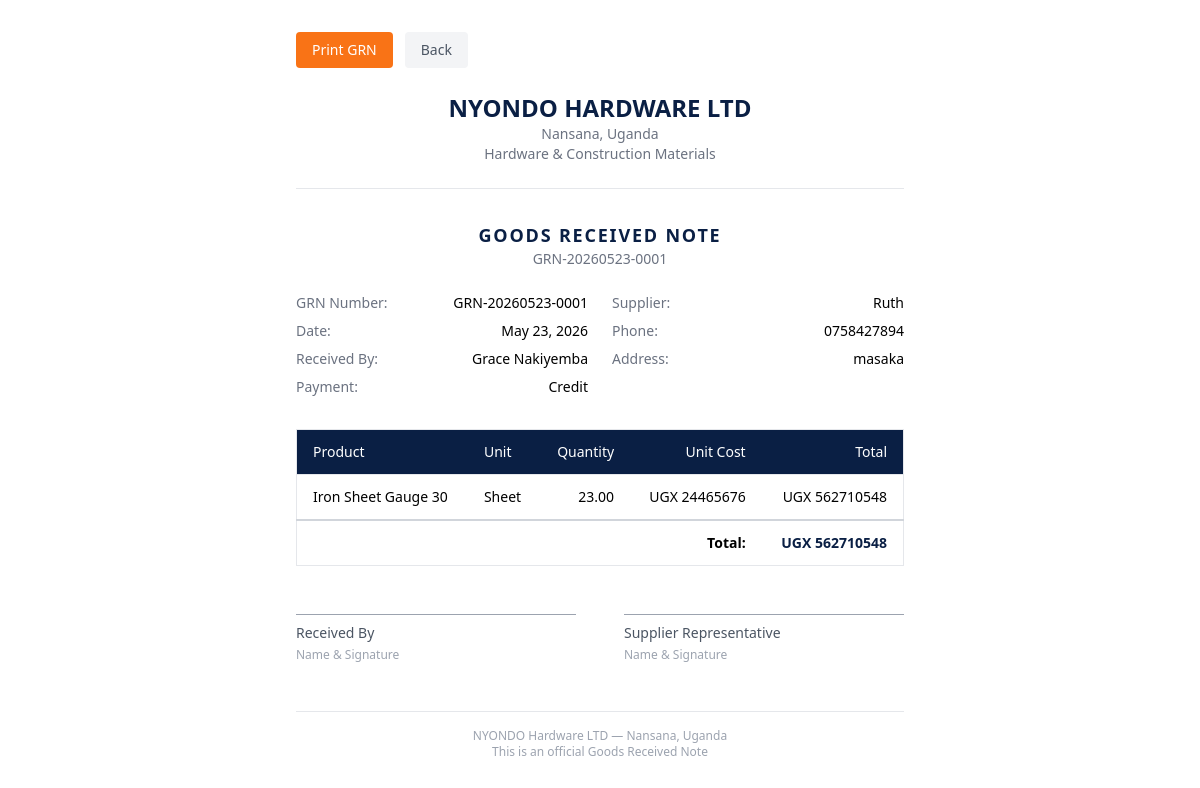
/stock/receipts/1/print/ (signed in), run on the app's committed database.
### stock/models.py (models this page shows, shortened)
class StockReceipt(models.Model):
    PAYMENT_CHOICES = [
        ('cash',   'Cash'),
        ('credit', 'Credit'),
    ]
    grn_number     = models.CharField(max_length=50, unique=True, blank=True)
    supplier       = models.ForeignKey(Supplier, on_delete=models.PROTECT)
    product        = models.ForeignKey(Product, on_delete=models.PROTECT)
    quantity       = models.DecimalField(max_digits=12, decimal_places=2)
    unit_cost      = models.DecimalField(max_digits=12, decimal_places=2)
    total_cost     = models.DecimalField(max_digits=12, decimal_places=2, blank=True)
    payment_status = models.CharField(max_length=10, choices=PAYMENT_CHOICES)
    receipt_date   = models.DateField()
    notes          = models.TextField(blank=True)
    recorded_by    = models.ForeignKey(User, on_delete=models.PROTECT)
    created_at     = models.DateTimeField(auto_now_add=True)

class Supplier(models.Model):
    name       = models.CharField(max_length=100)
    phone      = models.CharField(max_length=20)
    address    = models.TextField()
    tin        = models.CharField(max_length=50, blank=True)
    is_active  = models.BooleanField(default=True)
    created_at = models.DateTimeField(auto_now_add=True)

class Product(models.Model):
    UNIT_CHOICES = [
        ('bag',    'Bag'),
        ('kg',     'Kg'),
        ('piece',  'Piece'),
        ('roll',   'Roll'),
        ('sheet',  'Sheet'),
        ('pack',   'Pack'),
        ('length', 'Length'),
    ]
    name              = models.CharField(max_length=100)
    category          = models.ForeignKey(Category, on_delete=models.PROTECT)
    unit              = models.CharField(max_length=20, choices=UNIT_CHOICES)
    cost_price        = models.DecimalField(max_digits=12, decimal_places=2)
    retail_price      = models.DecimalField(max_digits=12, decimal_places=2)
    wholesale_price   = models.DecimalField(max_digits=12, decimal_places=2)
    quantity          = models.DecimalField(max_digits=12, decimal_places=2, default=0)
    reorder_level     = models.DecimalField(max_digits=12, decimal_places=2, default=10)
    description       = models.TextField(blank=True)
    is_active         = models.BooleanField(default=True)
    created_at        = models.DateTimeField(auto_now_add=True)
    updated_at        = models.DateTimeField(auto_now=True)

### users/decorators.py (the view)
    def wrapper(request, *args, **kwargs):
        if not request.user.is_authenticated:
            return redirect('users:login')
        if not hasattr(request.user, 'userprofile'):
            raise PermissionDenied
        if request.user.userprofile.role not in ['store_manager', 'admin']:
            raise PermissionDenied
        return view_func(request, *args, **kwargs)

### stock/context_processors.py (called while the page is built)
def low_stock_count(request):
    if request.user.is_authenticated:
        try:
            from stock.models import Product
            count = Product.objects.filter(
                is_active=True,
                quantity__lte=F('reorder_level')
            ).count()
            return {'low_stock_count': count}
        except Exception:
            return {'low_stock_count': 0}
    return {'low_stock_count': 0}

### stock/views.py (called while the page is built)
@manager_required
def receipt_print(request, pk):
    receipt = get_object_or_404(StockReceipt, pk=pk)
    return render(request, 'stock/receipt_print.html', {'receipt': receipt})

### templates/stock/receipt_print.html (shortened to what this page needs)
<!DOCTYPE html>
<html lang="en">
<head>
    <script src="https://cdn.tailwindcss.com"></script>
</head>
<body class="bg-white p-8 max-w-2xl mx-auto">
    <div class="no-print mb-6 flex gap-3">
        <button onclick="window.print()"
                class="px-4 py-2 text-sm font-medium text-white rounded"
                style="background-color: #f97316;">
            Print GRN
        </button>
        <a href="{% url 'stock:receipt-detail' receipt.pk %}"
           class="px-4 py-2 text-sm font-medium text-gray-600 bg-gray-100 rounded">
            Back
        </a>
    </div>
    <div class="text-center mb-8 border-b pb-6">
        <h1 class="text-2xl font-bold" style="color: #0a1f44;">
            NYONDO HARDWARE LTD
        </h1>
        <p class="text-sm text-gray-500">Nansana, Uganda</p>
        <p class="text-sm text-gray-500">Hardware & Construction Materials</p>
    </div>
    <div class="text-center mb-6">
        <h2 class="text-lg font-bold uppercase tracking-widest" style="color: #0a1f44;">
            Goods Received Note
        </h2>
        <p class="text-sm text-gray-500">{{ receipt.grn_number }}</p>
    </div>
    <div class="grid grid-cols-2 gap-6 mb-8 text-sm">
        <div class="space-y-2">
            <div class="flex justify-between">
                <span class="text-gray-500">GRN Number:</span>
                <span class="font-medium">{{ receipt.grn_number }}</span>
            </div>
            <div class="flex justify-between">
                <span class="text-gray-500">Date:</span>
                <span class="font-medium">{{ receipt.receipt_date }}</span>
            </div>
            <div class="flex justify-between">
                <span class="text-gray-500">Received By:</span>
                <span class="font-medium">{{ receipt.recorded_by.get_full_name }}</span>
            </div>
            <div class="flex justify-between">
                <span class="text-gray-500">Payment:</span>
                <span class="font-medium">{{ receipt.payment_status|title }}</span>
            </div>
        </div>
        <div class="space-y-2">
            <div class="flex justify-between">
                <span class="text-gray-500">Supplier:</span>
                <span class="font-medium">{{ receipt.supplier.name }}</span>
            </div>
            <div class="flex justify-between">
                <span class="text-gray-500">Phone:</span>
                <span class="font-medium">{{ receipt.supplier.phone }}</span>
            </div>
            <div class="flex justify-between">
                <span class="text-gray-500">Address:</span>
                <span class="font-medium">{{ receipt.supplier.address }}</span>
            </div>
        </div>
    </div>
    <table class="w-full text-sm mb-8 border border-gray-200">
        <thead>
            <tr style="background-color: #0a1f44; color: white;">
                <th class="text-left px-4 py-3 font-medium">Product</th>
                <th class="text-left px-4 py-3 font-medium">Unit</th>
                <th class="text-right px-4 py-3 font-medium">Quantity</th>
                <th class="text-right px-4 py-3 font-medium">Unit Cost</th>
                <th class="text-right px-4 py-3 font-medium">Total</th>
            </tr>
        </thead>
        <tbody>
            <tr class="border-t border-gray-200">
                <td class="px-4 py-3">{{ receipt.product.name }}</td>
                <td class="px-4 py-3">{{ receipt.product.get_unit_display }}</td>
                <td class="px-4 py-3 text-right">{{ receipt.quantity }}</td>
                <td class="px-4 py-3 text-right">UGX {{ receipt.unit_cost|floatformat:0 }}</td>
                <td class="px-4 py-3 text-right font-medium">UGX {{ receipt.total_cost|floatformat:0 }}</td>
            </tr>
        </tbody>
        <tfoot>
            <tr class="border-t-2 border-gray-300">
                <td colspan="4" class="px-4 py-3 text-right font-bold">Total:</td>
                <td class="px-4 py-3 text-right font-bold" style="color: #0a1f44;">
                    UGX {{ receipt.total_cost|floatformat:0 }}
                </td>
            </tr>
        </tfoot>
    </table>
    <div class="grid grid-cols-2 gap-12 mt-12 text-sm">
        <div>
            <div class="border-t border-gray-400 pt-2">
                <p class="text-gray-600">Received By</p>
                <p class="text-gray-400 text-xs mt-1">Name & Signature</p>
            </div>
        </div>
        <div>
            <div class="border-t border-gray-400 pt-2">
                <p class="text-gray-600">Supplier Representative</p>
                <p class="text-gray-400 text-xs mt-1">Name & Signature</p>
            </div>
        </div>
    </div>
    <div class="mt-12 text-center text-xs text-gray-400 border-t pt-4">
        <p>NYONDO Hardware LTD &mdash; Nansana, Uganda</p>
        <p>This is an official Goods Received Note</p>
    </div>
</body>
</html>

### data on the page
StockReceipt: grn_number "GRN-20260523-0001", receipt_date "May 23, 2026", recorded_by.get_full_name "Grace Nakiyemba", payment_status "Credit", supplier.name "Ruth", supplier.phone "0758427894", supplier.address "masaka", product.name "Iron Sheet Gauge 30", product.unit "Sheet", quantity "23.00", unit_cost "24465676", total_cost "562710548"
